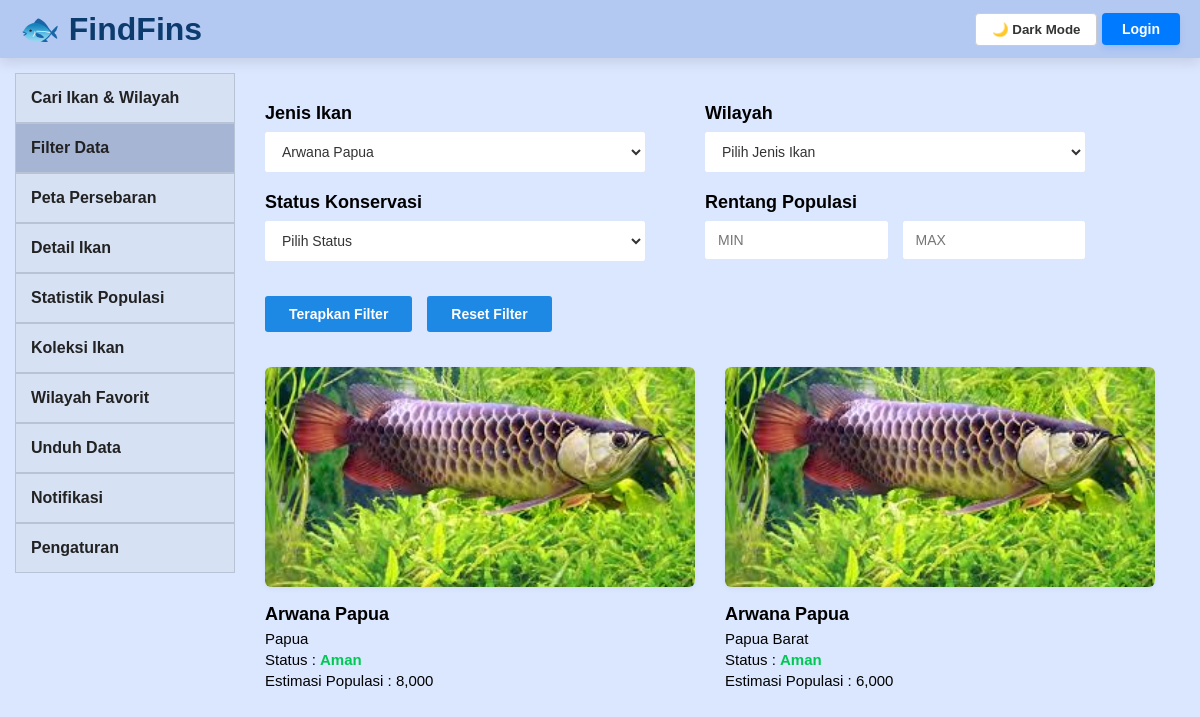
The page /pages/filter.php?fish=1 on the database its author committed.
### tables this page shows
CREATE TABLE MsFishDetail (
    fish_id             INT AUTO_INCREMENT PRIMARY KEY,
    fish_name           VARCHAR(100) NOT NULL,
    phylum              VARCHAR(100) DEFAULT NULL,
    class_name          VARCHAR(100) DEFAULT NULL,
    order_name          VARCHAR(100) DEFAULT NULL,
    family              VARCHAR(100) DEFAULT NULL,
    genus               VARCHAR(100) DEFAULT NULL,
    habitat             VARCHAR(100) DEFAULT NULL,
    size_info           VARCHAR(150) DEFAULT NULL,
    food                VARCHAR(150) DEFAULT NULL,
    conservation_status enum('Aman','Rentan','Terancam','Kritis') DEFAULT 'Aman',
    fish_image          VARCHAR(255) DEFAULT NULL
);

### pages/filter.php (the view, shortened to what this page needs)
<?php
$currentPage = 'filter';
require_once "../config/db.php";
$fish = $_GET['fish'] ?? '';
$minPop = $_GET['min_pop'] ?? '';
$maxPop = $_GET['max_pop'] ?? '';
$sql = "
SELECT DISTINCT
    f.fish_id,
    f.fish_name,
    f.fish_image,
    f.conservation_status,
    r.region_name,
    g.population
FROM MsFishDetail f
JOIN MsFishGeo g ON f.fish_id = g.fish_id
JOIN MsRegion r ON g.region_id = r.region_id
WHERE 1=1
";
if ($fish != '') {
    $sql .= " AND f.fish_id = '".mysqli_real_escape_string($conn,$fish)."'";
}
$result = mysqli_query($conn,$sql);
$fishList = mysqli_query($conn, "SELECT fish_id, fish_name FROM MsFishDetail");
?>
<!DOCTYPE html>
<html lang="en">
<head>
    <link rel="stylesheet" href="../assets/css/filter.css">
</head>
<body>
    <div class="topbar">
        <div class="logo">
            <a href="../index.php">🐟 FindFins</a>
        </div>
        <div class="topbar-right">
            <button id="darkModeBtn">
            </button>
            <?php if (isset($_SESSION['username'])): ?>
                <span class="user-greeting">
                    Halo, <?= htmlspecialchars($_SESSION['username']) ?>
                </span>
            <?php else: ?>
                <a href="../login.php" class="btn-login">
                    Login
                </a>
            <?php endif; ?>
        </div>
    </div>
    <div class="page-container">
        <aside class="sidebar">
            <a href="search.php" class="<?= $currentPage == 'search' ? 'active' : '' ?>">Cari Ikan & Wilayah</a>
            <a href="filter.php" class="<?= $currentPage == 'filter' ? 'active' : '' ?>">Filter Data</a>
            <a href="peta.php" class="<?= $currentPage == 'peta' ? 'active' : '' ?>">Peta Persebaran</a>
            <a href="detail.php" class="<?= $currentPage == 'detail' ? 'active' : '' ?>">Detail Ikan</a>
            <a href="population.php" class="<?= $currentPage == 'population' ? 'active' : '' ?>">Statistik Populasi</a>
            <a href="collection.php" class="<?= $currentPage == 'collection' ? 'active' : '' ?>">Koleksi Ikan</a>
            <a href="favorite.php" class="<?= $currentPage == 'favorite' ? 'active' : '' ?>">Wilayah Favorit</a>
            <a href="download.php" class="<?= $currentPage == 'download' ? 'active' : '' ?>">Unduh Data</a>
            <a href="notification.php" class="<?= $currentPage == 'notification' ? 'active' : '' ?>">Notifikasi</a>
            <a href="setting.php" class="<?= $currentPage == 'setting' ? 'active' : '' ?>">Pengaturan</a>
        </aside>
        <div class="content">
            <form method="GET" class="filter-form">
                <div class="search-row">
                    <label>Jenis Ikan</label>
                    <select name="fish">
                        <?php mysqli_data_seek($fishList, 0); ?>
                        <?php while($f = mysqli_fetch_assoc($fishList)): ?>
                            <option value="<?= $f['fish_id'] ?>" <?= $fish == $f['fish_id'] ? 'selected' : '' ?>>
                                <?= htmlspecialchars($f['fish_name']) ?>
                            </option>
                        <?php endwhile; ?>
                    </select>
                </div>
                <div class="search-row">
                    <label>Wilayah</label>
                    <select name="region">
                        <option value="">Pilih Jenis Ikan</option>
                    </select>
                </div>
                <div class="search-row">
                    <label>Status Konservasi</label>
                    <select name="status">
                        <option value="">Pilih Status</option>
                    </select>
                </div>
                <div class="search-row">
                    <label>Rentang Populasi</label>
                    <div class="range-inputs">
                        <input type="number" name="min_pop" placeholder="MIN" value="<?= htmlspecialchars($minPop) ?>">
                        <input type="number" name="max_pop" placeholder="MAX" value="<?= htmlspecialchars($maxPop) ?>">
                    </div>
                </div>
                <div class="form-actions">
                    <button type="submit" class="btn-apply">Terapkan Filter</button>
                    <button type="button" class="btn-reset" onclick="window.location='filter.php'">Reset Filter</button>
                </div>
            </form>
            <div class="results">
                <?php if (mysqli_num_rows($result) > 0): ?>
                    <?php while($row = mysqli_fetch_assoc($result)): ?>
                        <div class="fish-card">
                            <div class="card-image-wrapper">
                                <img src="../<?= htmlspecialchars($row['fish_image']) ?>" alt="<?= htmlspecialchars($row['fish_name']) ?>">
                            </div>
                            <div class="fish-info">
                                <h4><?= htmlspecialchars($row['fish_name']) ?></h4>
                                <p><?= htmlspecialchars($row['region_name']) ?></p>
                                <?php
                                    $status = $row['conservation_status'];
                                    if ($status == 'Aman') {
                                        $statusClass = 'safe';
                                    } elseif ($status == 'Rentan') {
                                        $statusClass = 'warning';
                                    } else {
                                        $statusClass = 'danger';
                                    }
                                ?>
                                <div class="fish-status">
                                    Status : <span class="<?= $statusClass ?>"><?= htmlspecialchars($row['conservation_status']) ?></span>
                                </div>
                                <p>Estimasi Populasi : <?= number_format($row['population']) ?></p>
                            </div>
                        </div>
                    <?php endwhile; ?>
                <?php else: ?>
                    <p style="grid-column: span 2;">Data tidak ditemukan.</p>
                <?php endif; ?>
            </div>
        </div> </div>
</body>
</html>

### assets/css/filter.css (style rules this page uses)
* { margin: 0; padding: 0; box-sizing: border-box; font-family: Arial, sans-serif; transition: background 0.3s ease, color 0.3s ease, border-color 0.3s ease, box-shadow 0.3s ease; }
body { background: #dbe7ff; font-family: Arial, sans-serif; color: #E5F0FF; transition: background 0.3s, color 0.3s; }
.page-container { display: flex; padding: 15px; }
.topbar { display: flex; justify-content: space-between; align-items: center; background: #b4c9f1; padding: 10px 20px; box-shadow: 0 5px 12px rgba(0, 0, 0, 0.1); }
.sidebar { width: 220px; }
.sidebar a { display: block; padding: 15px; text-decoration: none; color: #222; border: 1px solid #b8c3d6; background: #d7e1f4; font-weight: bold; }
.active { background: #A6B5D4 !important; }
.content { flex: 1; padding: 30px; }
.logo { font-size: 32px; font-weight: 800; color: #0c3b6e; }
.logo a { text-decoration: none; color: #0c3b6e; }
#darkModeBtn { background: #fff; color: #333; border: 1px solid #ccc; padding: 8px 16px; border-radius: 4px; cursor: pointer; font-weight: bold; }
.btn-login { display: inline-block; background-color: #007bff; color: white; text-decoration: none; padding: 8px 20px; border-radius: 4px; font-weight: bold; font-size: 14px; box-shadow: 0 4px 6px rgba(0, 123, 255, 0.15); transition: background-color 0.2s; }
.filter-form { display: grid; grid-template-columns: repeat(2, 380px); gap: 20px 60px; margin-bottom: 35px; }
.search-row { display: flex; flex-direction: column; gap: 8px; }
.search-row label { font-size: 18px; font-weight: bold; color: #000000; }
.filter-form select, .filter-form input[type="number"] { width: 100%; padding: 10px 12px; font-size: 14px; border: 1px solid #ffffff; background-color: #ffffff; color: #333; border-radius: 2px; box-sizing: border-box; }
.range-inputs { display: flex; gap: 15px; }
.range-inputs input { flex: 1; text-align: left; }
.form-actions { grid-column: span 2; display: flex; gap: 15px; margin-top: 15px; }
.btn-apply, .btn-reset { background-color: #1e88e5 !important; color: #ffffff !important; padding: 10px 24px; font-size: 14px; font-weight: bold; border: none; border-radius: 3px; cursor: pointer; transition: background 0.2s; }
.results { display: grid; grid-template-columns: repeat(2, 1fr); gap: 30px; margin-top: 20px; clear: both; }
.fish-card { display: flex; flex-direction: column; gap: 12px; width: 100%; box-sizing: border-box; background-color: transparent; }
.card-image-wrapper { background-color: #ffffff; padding: 0; display: flex; justify-content: center; align-items: center; width: 100%; height: 220px; border-radius: 6px; box-shadow: 0 2px 5px rgba(0,0,0,0.05); overflow: hidden; }
.fish-card img { width: 100%; height: 100%; object-fit: cover; object-position: center; }
.fish-info h4 { font-size: 18px; font-weight: bold; margin: 5px 0; color: #000; }
.fish-info p { margin: 4px 0; font-size: 15px; color: #000; }
.fish-status { font-size: 15px; margin: 4px 0; color: black; }
.fish-status .safe { color: #00c853; font-weight: bold; }

### rows shown on the page
msfishdetail: fish_image (picture), fish_name "Arwana Papua", region_name "Papua", conservation_status "Aman", population "8,000", region_name "Papua Barat", population "6,000"

### other values the page prints
form field fish "Arwana Papua"
